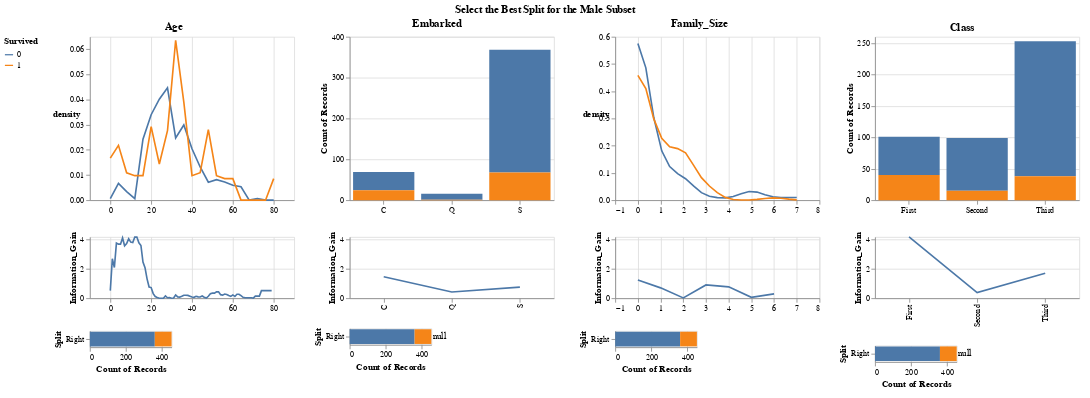

Write notebook code for a chart like this one.
### Code cell
build_interactive_decision_tree(
    titanic_df, show_splits=True, show_information_gain=True, subquery = "Sex == 'male'"
).properties(title = "Select the Best Split for the Male Subset")

### Figure 1 — Vega-Lite specification as saved in the notebook (floating-point values rounded to 4 significant figures; data arrays with more than 128 entries replaced by an {"elided": "..."} marker saying what was removed)
{"config": {"view": {"continuousWidth": 400, "continuousHeight": 300}, "title": {"anchor": "middle"}}, "hconcat": [{"vconcat": [{"layer": [{"data": {"name": "data-1b1ad364eb6985e496936a585856e77a"}, "mark": {"type": "bar", "align": "left", "binSpacing": 0, "size": 2.5}, "encoding": {"color": {"value": "lightgrey"}, "opacity": {"condition": {"value": 0.3, "test": "(datum.val <= datum.key)"}, "value": 0}, "x": {"type": "quantitative", "field": "Age", "title": null}, "y": {"type": "quantitative", "axis": null, "field": "Height"}}, "height": 200, "selection": {"selector033": {"type": "single", "fields": ["Age"], "on": "mouseover", "nearest": true}}, "transform": [{"calculate": "selector033['Age']", "as": "key"}, {"calculate": "datum.Age", "as": "val"}]}, {"data": {"name": "data-154d61d964b2d6a9c02ef12b13543003"}, "mark": "line", "encoding": {"color": {"type": "nominal", "field": "Survived"}, "x": {"type": "quantitative", "field": "value", "title": null}, "y": {"type": "quantitative", "axis": {"labelAngle": 0, "titleAngle": 0}, "field": "density"}}, "height": 200, "transform": [{"density": "value", "bandwidth": 0.5, "groupby": ["variable", "Survived"], "steps": 20}, {"joinaggregate": [{"op": "max", "field": "density", "as": "max_density"}]}], "width": 250}], "resolve": {"scale": {"y": "independent"}}}, {"data": {"name": "data-c9203afebc829056c8ccefab0ccd3875"}, "mark": "line", "encoding": {"x": {"type": "quantitative", "field": "Split_Val", "title": null}, "y": {"type": "quantitative", "field": "Information_Gain", "scale": {"domain": [0, 4.15]}}}, "height": 75, "width": 250}, {"hconcat": [{"data": {"name": "data-154d61d964b2d6a9c02ef12b13543003"}, "mark": "bar", "encoding": {"color": {"type": "nominal", "field": "Survived", "sort": [1, 0]}, "x": {"type": "quantitative", "aggregate": "count", "scale": {"domain": [0, 453]}}, "y": {"type": "nominal", "field": "Split"}}, "transform": [{"calculate": "selector033['Age']", "as": "split_val"}, {"calculate": "datum.value <= datum.split_val?'Left':'Right'", "as": "Split"}], "width": 100}, {"vconcat": [{"mark": "text", "encoding": {"text": {"type": "nominal", "field": "chart_text"}}, "transform": [{"calculate": "selector033['Age']", "as": "selected_val"}, {"filter": "((datum.Split_Val <= datum.selected_val) && (datum.Split_Val >= datum.selected_val))"}, {"calculate": "('For Age<=' + datum.selected_val)", "as": "chart_text"}], "width": 120}, {"mark": "text", "encoding": {"text": {"type": "nominal", "field": "chart_text"}}, "transform": [{"calculate": "selector033['Age']", "as": "selected_val"}, {"filter": "((datum.Split_Val <= datum.selected_val) && (datum.Split_Val >= datum.selected_val))"}, {"calculate": "('Information Gain: ' + datum.Information_Gain)", "as": "chart_text"}], "width": 120}], "data": {"name": "data-c9203afebc829056c8ccefab0ccd3875"}}]}], "resolve": {"scale": {"x": "shared"}}, "title": "Age"}, {"vconcat": [{"data": {"name": "data-8dd910a51b98e02f63bd1ca24b2ca693"}, "mark": "bar", "encoding": {"color": {"type": "nominal", "field": "Survived", "legend": {"orient": "left"}, "sort": [1, 0]}, "opacity": {"condition": {"value": 1, "selection": "selector034"}, "value": 0.3}, "x": {"type": "nominal", "axis": {"labelAngle": 0}, "field": "Embarked", "title": null}, "y": {"type": "quantitative", "aggregate": "count"}}, "height": 200, "selection": {"selector034": {"type": "single", "fields": ["Embarked"]}}, "width": 250}, {"data": {"name": "data-32405b586e4e31e3ea2918a70f4c8c5d"}, "mark": "line", "encoding": {"x": {"type": "nominal", "field": "Split_Val", "title": null}, "y": {"type": "quantitative", "field": "Information_Gain", "scale": {"domain": [0, 4.15]}}}, "height": 75, "width": 250}, {"hconcat": [{"layer": [{"mark": "bar", "encoding": {"color": {"type": "nominal", "field": "Survived", "sort": [1, 0]}, "x": {"type": "quantitative", "aggregate": "count", "scale": {"domain": [0, 453]}}, "y": {"type": "nominal", "field": "Split"}}, "transform": [{"calculate": "selector034['Embarked']", "as": "split_val"}, {"calculate": "datum.Embarked == datum.split_val?'Left':'Right'", "as": "Split"}], "width": 100}, {"mark": {"type": "text", "dx": 10}, "encoding": {"text": {"type": "quantitative", "field": "Entropy"}, "x": {"type": "quantitative", "aggregate": "count", "scale": {"domain": [0, 453]}}, "y": {"type": "nominal", "field": "Split"}}, "transform": [{"calculate": "selector034['Embarked']", "as": "split_val"}, {"calculate": "datum.Embarked == datum.split_val?'Left':'Right'", "as": "Split"}, {"lookup": "split_val", "from": {"data": {"name": "data-32405b586e4e31e3ea2918a70f4c8c5d"}, "key": "Split_Val", "fields": ["Left_Entropy", "Right_Entropy"]}}, {"calculate": "datum.Split == 'Left'?datum.Left_Entropy:datum.Right_Entropy", "as": "Entropy"}]}], "data": {"name": "data-8dd910a51b98e02f63bd1ca24b2ca693"}}, {"vconcat": [{"mark": "text", "encoding": {"text": {"type": "nominal", "field": "chart_text"}}, "transform": [{"calculate": "selector034['Embarked']", "as": "selected_val"}, {"filter": "((datum.Split_Val <= datum.selected_val) && (datum.Split_Val >= datum.selected_val))"}, {"calculate": "('For Embarked=' + datum.selected_val)", "as": "chart_text"}], "width": 120}, {"mark": "text", "encoding": {"text": {"type": "nominal", "field": "chart_text"}}, "transform": [{"calculate": "selector034['Embarked']", "as": "selected_val"}, {"filter": "((datum.Split_Val <= datum.selected_val) && (datum.Split_Val >= datum.selected_val))"}, {"calculate": "('Information Gain: ' + datum.Information_Gain)", "as": "chart_text"}], "width": 120}], "data": {"name": "data-32405b586e4e31e3ea2918a70f4c8c5d"}}]}], "title": "Embarked"}, {"vconcat": [{"layer": [{"data": {"name": "data-fe651712a4f6f7e79b5d5306badf6116"}, "mark": {"type": "bar", "align": "left", "binSpacing": 0, "size": 28.57}, "encoding": {"color": {"value": "lightgrey"}, "opacity": {"condition": {"value": 0.3, "test": "(datum.val <= datum.key)"}, "value": 0}, "x": {"type": "quantitative", "field": "Family_Size", "title": null}, "y": {"type": "quantitative", "axis": null, "field": "Height"}}, "height": 200, "selection": {"selector035": {"type": "single", "fields": ["Family_Size"], "on": "mouseover", "nearest": true}}, "transform": [{"calculate": "selector035['Family_Size']", "as": "key"}, {"calculate": "datum.Family_Size", "as": "val"}]}, {"data": {"name": "data-9a8636f5002d11fa426ce21c498e80c9"}, "mark": "line", "encoding": {"color": {"type": "nominal", "field": "Survived"}, "x": {"type": "quantitative", "field": "value", "title": null}, "y": {"type": "quantitative", "axis": {"labelAngle": 0, "titleAngle": 0}, "field": "density"}}, "height": 200, "transform": [{"density": "value", "bandwidth": 0.5, "groupby": ["variable", "Survived"], "steps": 20}, {"joinaggregate": [{"op": "max", "field": "density", "as": "max_density"}]}], "width": 250}], "resolve": {"scale": {"y": "independent"}}}, {"data": {"name": "data-d59e3d2f12cb117cd6f971f918ba4274"}, "mark": "line", "encoding": {"x": {"type": "quantitative", "field": "Split_Val", "title": null}, "y": {"type": "quantitative", "field": "Information_Gain", "scale": {"domain": [0, 4.15]}}}, "height": 75, "width": 250}, {"hconcat": [{"data": {"name": "data-9a8636f5002d11fa426ce21c498e80c9"}, "mark": "bar", "encoding": {"color": {"type": "nominal", "field": "Survived", "sort": [1, 0]}, "x": {"type": "quantitative", "aggregate": "count", "scale": {"domain": [0, 453]}}, "y": {"type": "nominal", "field": "Split"}}, "transform": [{"calculate": "selector035['Family_Size']", "as": "split_val"}, {"calculate": "datum.value <= datum.split_val?'Left':'Right'", "as": "Split"}], "width": 100}, {"vconcat": [{"mark": "text", "encoding": {"text": {"type": "nominal", "field": "chart_text"}}, "transform": [{"calculate": "selector035['Family_Size']", "as": "selected_val"}, {"filter": "((datum.Split_Val <= datum.selected_val) && (datum.Split_Val >= datum.selected_val))"}, {"calculate": "('For Family_Size<=' + datum.selected_val)", "as": "chart_text"}], "width": 120}, {"mark": "text", "encoding": {"text": {"type": "nominal", "field": "chart_text"}}, "transform": [{"calculate": "selector035['Family_Size']", "as": "selected_val"}, {"filter": "((datum.Split_Val <= datum.selected_val) && (datum.Split_Val >= datum.selected_val))"}, {"calculate": "('Information Gain: ' + datum.Information_Gain)", "as": "chart_text"}], "width": 120}], "data": {"name": "data-d59e3d2f12cb117cd6f971f918ba4274"}}]}], "resolve": {"scale": {"x": "shared"}}, "title": "Family_Size"}, {"vconcat": [{"data": {"name": "data-a9fc13be60bf5d91e203b9fa696bead5"}, "mark": "bar", "encoding": {"color": {"type": "nominal", "field": "Survived", "legend": {"orient": "left"}, "sort": [1, 0]}, "opacity": {"condition": {"value": 1, "selection": "selector036"}, "value": 0.3}, "x": {"type": "nominal", "axis": {"labelAngle": 0}, "field": "Class", "title": null}, "y": {"type": "quantitative", "aggregate": "count"}}, "height": 200, "selection": {"selector036": {"type": "single", "fields": ["Class"]}}, "width": 250}, {"data": {"name": "data-4c846934e0ea6a65404295aa7ccbac39"}, "mark": "line", "encoding": {"x": {"type": "nominal", "field": "Split_Val", "title": null}, "y": {"type": "quantitative", "field": "Information_Gain", "scale": {"domain": [0, 4.15]}}}, "height": 75, "width": 250}, {"hconcat": [{"layer": [{"mark": "bar", "encoding": {"color": {"type": "nominal", "field": "Survived", "sort": [1, 0]}, "x": {"type": "quantitative", "aggregate": "count", "scale": {"domain": [0, 453]}}, "y": {"type": "nominal", "field": "Split"}}, "transform": [{"calculate": "selector036['Class']", "as": "split_val"}, {"calculate": "datum.Class == datum.split_val?'Left':'Right'", "as": "Split"}], "width": 100}, {"mark": {"type": "text", "dx": 10}, "encoding": {"text": {"type": "quantitative", "field": "Entropy"}, "x": {"type": "quantitative", "aggregate": "count", "scale": {"domain": [0, 453]}}, "y": {"type": "nominal", "field": "Split"}}, "transform": [{"calculate": "selector036['Class']", "as": "split_val"}, {"calculate": "datum.Class == datum.split_val?'Left':'Right'", "as": "Split"}, {"lookup": "split_val", "from": {"data": {"name": "data-4c846934e0ea6a65404295aa7ccbac39"}, "key": "Split_Val", "fields": ["Left_Entropy", "Right_Entropy"]}}, {"calculate": "datum.Split == 'Left'?datum.Left_Entropy:datum.Right_Entropy", "as": "Entropy"}]}], "data": {"name": "data-a9fc13be60bf5d91e203b9fa696bead5"}}, {"vconcat": [{"mark": "text", "encoding": {"text": {"type": "nominal", "field": "chart_text"}}, "transform": [{"calculate": "selector036['Class']", "as": "selected_val"}, {"filter": "((datum.Split_Val <= datum.selected_val) && (datum.Split_Val >= datum.selected_val))"}, {"calculate": "('For Class=' + datum.selected_val)", "as": "chart_text"}], "width": 120}, {"mark": "text", "encoding": {"text": {"type": "nominal", "field": "chart_text"}}, "transform": [{"calculate": "selector036['Class']", "as": "selected_val"}, {"filter": "((datum.Split_Val <= datum.selected_val) && (datum.Split_Val >= datum.selected_val))"}, {"calculate": "('Information Gain: ' + datum.Information_Gain)", "as": "chart_text"}], "width": 120}], "data": {"name": "data-4c846934e0ea6a65404295aa7ccbac39"}}]}], "title": "Class"}], "title": "Select the Best Split for the Male Subset", "$schema": "https://vega.github.io/schema/vega-lite/v4.0.2.json", "datasets": {"data-1b1ad364eb6985e496936a585856e77a": [{"Age": 0, "Height": 1}, {"Age": 1, "Height": 1}, {"Age": 2, "Height": 1}, {"Age": 3, "Height": 1}, {"Age": 4, "Height": 1}, {"Age": 5, "Height": 1}, {"Age": 6, "Height": 1}, {"Age": 7, "Height": 1}, {"Age": 8, "Height": 1}, {"Age": 9, "Height": 1}, {"Age": 10, "Height": 1}, {"Age": 11, "Height": 1}, {"Age": 12, "Height": 1}, {"Age": 13, "Height": 1}, {"Age": 14, "Height": 1}, {"Age": 15, "Height": 1}, {"Age": 16, "Height": 1}, {"Age": 17, "Height": 1}, {"Age": 18, "Height": 1}, {"Age": 19, "Height": 1}, {"Age": 20, "Height": 1}, {"Age": 21, "Height": 1}, {"Age": 22, "Height": 1}, {"Age": 23, "Height": 1}, {"Age": 24, "Height": 1}, {"Age": 25, "Height": 1}, {"Age": 26, "Height": 1}, {"Age": 27, "Height": 1}, {"Age": 28, "Height": 1}, {"Age": 29, "Height": 1}, {"Age": 30, "Height": 1}, {"Age": 31, "Height": 1}, {"Age": 32, "Height": 1}, {"Age": 33, "Height": 1}, {"Age": 34, "Height": 1}, {"Age": 35, "Height": 1}, {"Age": 36, "Height": 1}, {"Age": 37, "Height": 1}, {"Age": 38, "Height": 1}, {"Age": 39, "Height": 1}, {"Age": 40, "Height": 1}, {"Age": 41, "Height": 1}, {"Age": 42, "Height": 1}, {"Age": 43, "Height": 1}, {"Age": 44, "Height": 1}, {"Age": 45, "Height": 1}, {"Age": 46, "Height": 1}, {"Age": 47, "Height": 1}, {"Age": 48, "Height": 1}, {"Age": 49, "Height": 1}, {"Age": 50, "Height": 1}, {"Age": 51, "Height": 1}, {"Age": 52, "Height": 1}, {"Age": 53, "Height": 1}, {"Age": 54, "Height": 1}, {"Age": 55, "Height": 1}, {"Age": 56, "Height": 1}, {"Age": 57, "Height": 1}, {"Age": 58, "Height": 1}, {"Age": 59, "Height": 1}, {"Age": 60, "Height": 1}, {"Age": 61, "Height": 1}, {"Age": 62, "Height": 1}, {"Age": 63, "Height": 1}, {"Age": 64, "Height": 1}, {"Age": 65, "Height": 1}, {"Age": 66, "Height": 1}, {"Age": 67, "Height": 1}, {"Age": 68, "Height": 1}, {"Age": 69, "Height": 1}, {"Age": 70, "Height": 1}, {"Age": 71, "Height": 1}, {"Age": 72, "Height": 1}, {"Age": 73, "Height": 1}, {"Age": 74, "Height": 1}, {"Age": 75, "Height": 1}, {"Age": 76, "Height": 1}, {"Age": 77, "Height": 1}, {"Age": 78, "Height": 1}, {"Age": 79, "Height": 1}], "data-154d61d964b2d6a9c02ef12b13543003": {"elided": "453 records"}, "data-c9203afebc829056c8ccefab0ccd3875": [{"Split_Val": 0, "Left_Entropy": 0.0, "Right_Entropy": 73.0, "Information_Gain": 0.51, "Feature": "Age"}, {"Split_Val": 1, "Left_Entropy": 72.0, "Right_Entropy": 71.0, "Information_Gain": 2.67, "Feature": "Age"}, {"Split_Val": 2, "Left_Entropy": 94.0, "Right_Entropy": 70.0, "Information_Gain": 2.08, "Feature": "Age"}, {"Split_Val": 3, "Left_Entropy": 85.0, "Right_Entropy": 69.0, "Information_Gain": 3.73, "Feature": "Age"}, {"Split_Val": 4, "Left_Entropy": 93.0, "Right_Entropy": 68.0, "Information_Gain": 3.66, "Feature": "Age"}, {"Split_Val": 5, "Left_Entropy": 93.0, "Right_Entropy": 68.0, "Information_Gain": 3.66, "Feature": "Age"}, {"Split_Val": 6, "Left_Entropy": 92.0, "Right_Entropy": 68.0, "Information_Gain": 4.08, "Feature": "Age"}, {"Split_Val": 7, "Left_Entropy": 96.0, "Right_Entropy": 68.0, "Information_Gain": 3.55, "Feature": "Age"}, {"Split_Val": 8, "Left_Entropy": 97.0, "Right_Entropy": 68.0, "Information_Gain": 3.7, "Feature": "Age"}, {"Split_Val": 9, "Left_Entropy": 97.0, "Right_Entropy": 67.0, "Information_Gain": 4.02, "Feature": "Age"}, {"Split_Val": 10, "Left_Entropy": 98.0, "Right_Entropy": 67.0, "Information_Gain": 3.8, "Feature": "Age"}, {"Split_Val": 11, "Left_Entropy": 99.0, "Right_Entropy": 67.0, "Information_Gain": 3.77, "Feature": "Age"}, {"Split_Val": 12, "Left_Entropy": 99.0, "Right_Entropy": 66.0, "Information_Gain": 4.14, "Feature": "Age"}, {"Split_Val": 13, "Left_Entropy": 99.0, "Right_Entropy": 66.0, "Information_Gain": 4.14, "Feature": "Age"}, {"Split_Val": 14, "Left_Entropy": 100.0, "Right_Entropy": 67.0, "Information_Gain": 3.75, "Feature": "Age"}, {"Split_Val": 15, "Left_Entropy": 100.0, "Right_Entropy": 67.0, "Information_Gain": 3.57, "Feature": "Age"}, {"Split_Val": 16, "Left_Entropy": 99.0, "Right_Entropy": 67.0, "Information_Gain": 2.45, "Feature": "Age"}, {"Split_Val": 17, "Left_Entropy": 97.0, "Right_Entropy": 67.0, "Information_Gain": 2.07, "Feature": "Age"}, {"Split_Val": 18, "Left_Entropy": 92.0, "Right_Entropy": 68.0, "Information_Gain": 1.31, "Feature": "Age"}, {"Split_Val": 19, "Left_Entropy": 87.0, "Right_Entropy": 69.0, "Information_Gain": 0.76, "Feature": "Age"}, {"Split_Val": 20, "Left_Entropy": 86.0, "Right_Entropy": 69.0, "Information_Gain": 0.72, "Feature": "Age"}, {"Split_Val": 21, "Left_Entropy": 81.0, "Right_Entropy": 70.0, "Information_Gain": 0.31, "Feature": "Age"}, {"Split_Val": 22, "Left_Entropy": 78.0, "Right_Entropy": 71.0, "Information_Gain": 0.11, "Feature": "Age"}, {"Split_Val": 23, "Left_Entropy": 76.0, "Right_Entropy": 72.0, "Information_Gain": 0.05, "Feature": "Age"}, {"Split_Val": 24, "Left_Entropy": 73.0, "Right_Entropy": 73.0, "Information_Gain": 0.0, "Feature": "Age"}, {"Split_Val": 25, "Left_Entropy": 74.0, "Right_Entropy": 73.0, "Information_Gain": 0.0, "Feature": "Age"}, {"Split_Val": 26, "Left_Entropy": 74.0, "Right_Entropy": 73.0, "Information_Gain": 0.0, "Feature": "Age"}, {"Split_Val": 27, "Left_Entropy": 77.0, "Right_Entropy": 70.0, "Information_Gain": 0.15, "Feature": "Age"}, {"Split_Val": 28, "Left_Entropy": 75.0, "Right_Entropy": 71.0, "Information_Gain": 0.03, "Feature": "Age"}, {"Split_Val": 29, "Left_Entropy": 75.0, "Right_Entropy": 71.0, "Information_Gain": 0.05, "Feature": "Age"}, {"Split_Val": 30, "Left_Entropy": 73.0, "Right_Entropy": 73.0, "Information_Gain": 0.0, "Feature": "Age"}, {"Split_Val": 31, "Left_Entropy": 74.0, "Right_Entropy": 72.0, "Information_Gain": 0.01, "Feature": "Age"}, {"Split_Val": 32, "Left_Entropy": 77.0, "Right_Entropy": 67.0, "Information_Gain": 0.22, "Feature": "Age"}, {"Split_Val": 33, "Left_Entropy": 75.0, "Right_Entropy": 69.0, "Information_Gain": 0.09, "Feature": "Age"}, {"Split_Val": 34, "Left_Entropy": 75.0, "Right_Entropy": 70.0, "Information_Gain": 0.07, "Feature": "Age"}, {"Split_Val": 35, "Left_Entropy": 75.0, "Right_Entropy": 68.0, "Information_Gain": 0.13, "Feature": "Age"}, {"Split_Val": 36, "Left_Entropy": 76.0, "Right_Entropy": 66.0, "Information_Gain": 0.2, "Feature": "Age"}, {"Split_Val": 37, "Left_Entropy": 76.0, "Right_Entropy": 66.0, "Information_Gain": 0.2, "Feature": "Age"}, {"Split_Val": 38, "Left_Entropy": 76.0, "Right_Entropy": 66.0, "Information_Gain": 0.19, "Feature": "Age"}, {"Split_Val": 39, "Left_Entropy": 75.0, "Right_Entropy": 67.0, "Information_Gain": 0.14, "Feature": "Age"}, {"Split_Val": 40, "Left_Entropy": 75.0, "Right_Entropy": 68.0, "Information_Gain": 0.08, "Feature": "Age"}, {"Split_Val": 41, "Left_Entropy": 74.0, "Right_Entropy": 69.0, "Information_Gain": 0.06, "Feature": "Age"}, {"Split_Val": 42, "Left_Entropy": 75.0, "Right_Entropy": 66.0, "Information_Gain": 0.13, "Feature": "Age"}, {"Split_Val": 43, "Left_Entropy": 75.0, "Right_Entropy": 67.0, "Information_Gain": 0.09, "Feature": "Age"}, {"Split_Val": 44, "Left_Entropy": 74.0, "Right_Entropy": 67.0, "Information_Gain": 0.08, "Feature": "Age"}, {"Split_Val": 45, "Left_Entropy": 75.0, "Right_Entropy": 64.0, "Information_Gain": 0.15, "Feature": "Age"}, {"Split_Val": 46, "Left_Entropy": 74.0, "Right_Entropy": 67.0, "Information_Gain": 0.07, "Feature": "Age"}, {"Split_Val": 47, "Left_Entropy": 73.0, "Right_Entropy": 72.0, "Information_Gain": 0.01, "Feature": "Age"}, {"Split_Val": 48, "Left_Entropy": 74.0, "Right_Entropy": 64.0, "Information_Gain": 0.13, "Feature": "Age"}, {"Split_Val": 49, "Left_Entropy": 75.0, "Right_Entropy": 57.0, "Information_Gain": 0.31, "Feature": "Age"}, {"Split_Val": 50, "Left_Entropy": 75.0, "Right_Entropy": 55.0, "Information_Gain": 0.34, "Feature": "Age"}, {"Split_Val": 51, "Left_Entropy": 75.0, "Right_Entropy": 53.0, "Information_Gain": 0.34, "Feature": "Age"}, {"Split_Val": 52, "Left_Entropy": 75.0, "Right_Entropy": 49.0, "Information_Gain": 0.43, "Feature": "Age"}, {"Split_Val": 53, "Left_Entropy": 75.0, "Right_Entropy": 49.0, "Information_Gain": 0.43, "Feature": "Age"}, {"Split_Val": 54, "Left_Entropy": 74.0, "Right_Entropy": 54.0, "Information_Gain": 0.24, "Feature": "Age"}, {"Split_Val": 55, "Left_Entropy": 74.0, "Right_Entropy": 55.0, "Information_Gain": 0.21, "Feature": "Age"}, {"Split_Val": 56, "Left_Entropy": 74.0, "Right_Entropy": 50.0, "Information_Gain": 0.28, "Feature": "Age"}, {"Split_Val": 57, "Left_Entropy": 74.0, "Right_Entropy": 52.0, "Information_Gain": 0.25, "Feature": "Age"}, {"Split_Val": 58, "Left_Entropy": 74.0, "Right_Entropy": 54.0, "Information_Gain": 0.18, "Feature": "Age"}, {"Split_Val": 59, "Left_Entropy": 74.0, "Right_Entropy": 57.0, "Information_Gain": 0.12, "Feature": "Age"}, {"Split_Val": 60, "Left_Entropy": 74.0, "Right_Entropy": 49.0, "Information_Gain": 0.22, "Feature": "Age"}, {"Split_Val": 61, "Left_Entropy": 74.0, "Right_Entropy": 54.0, "Information_Gain": 0.12, "Feature": "Age"}, {"Split_Val": 62, "Left_Entropy": 74.0, "Right_Entropy": 39.0, "Information_Gain": 0.27, "Feature": "Age"}, {"Split_Val": 63, "Left_Entropy": 74.0, "Right_Entropy": 39.0, "Information_Gain": 0.27, "Feature": "Age"}, {"Split_Val": 64, "Left_Entropy": 74.0, "Right_Entropy": 44.0, "Information_Gain": 0.17, "Feature": "Age"}, {"Split_Val": 65, "Left_Entropy": 74.0, "Right_Entropy": 54.0, "Information_Gain": 0.06, "Feature": "Age"}, {"Split_Val": 66, "Left_Entropy": 73.0, "Right_Entropy": 59.0, "Information_Gain": 0.03, "Feature": "Age"}, {"Split_Val": 67, "Left_Entropy": 73.0, "Right_Entropy": 59.0, "Information_Gain": 0.03, "Feature": "Age"}, {"Split_Val": 68, "Left_Entropy": 73.0, "Right_Entropy": 59.0, "Information_Gain": 0.03, "Feature": "Age"}, {"Split_Val": 69, "Left_Entropy": 73.0, "Right_Entropy": 59.0, "Information_Gain": 0.03, "Feature": "Age"}, {"Split_Val": 70, "Left_Entropy": 73.0, "Right_Entropy": 81.0, "Information_Gain": 0.01, "Feature": "Age"}, {"Split_Val": 71, "Left_Entropy": 73.0, "Right_Entropy": 100.0, "Information_Gain": 0.14, "Feature": "Age"}, {"Split_Val": 72, "Left_Entropy": 73.0, "Right_Entropy": 100.0, "Information_Gain": 0.14, "Feature": "Age"}, {"Split_Val": 73, "Left_Entropy": 73.0, "Right_Entropy": 100.0, "Information_Gain": 0.14, "Feature": "Age"}, {"Split_Val": 74, "Left_Entropy": 73.0, "Right_Entropy": 0.0, "Information_Gain": 0.51, "Feature": "Age"}, {"Split_Val": 75, "Left_Entropy": 73.0, "Right_Entropy": 0.0, "Information_Gain": 0.51, "Feature": "Age"}, {"Split_Val": 76, "Left_Entropy": 73.0, "Right_Entropy": 0.0, "Information_Gain": 0.51, "Feature": "Age"}, {"Split_Val": 77, "Left_Entropy": 73.0, "Right_Entropy": 0.0, "Information_Gain": 0.51, "Feature": "Age"}, {"Split_Val": 78, "Left_Entropy": 73.0, "Right_Entropy": 0.0, "Information_Gain": 0.51, "Feature": "Age"}, {"Split_Val": 79, "Left_Entropy": 73.0, "Right_Entropy": 0.0, "Information_Gain": 0.51, "Feature": "Age"}], "data-8dd910a51b98e02f63bd1ca24b2ca693": {"elided": "453 records"}, "data-32405b586e4e31e3ea2918a70f4c8c5d": [{"Split_Val": "C", "Left_Entropy": 93.0, "Right_Entropy": 68.0, "Information_Gain": 1.45, "Feature": "Embarked"}, {"Split_Val": "Q", "Left_Entropy": 34.0, "Right_Entropy": 74.0, "Information_Gain": 0.42, "Feature": "Embarked"}, {"Split_Val": "S", "Left_Entropy": 69.0, "Right_Entropy": 87.0, "Information_Gain": 0.75, "Feature": "Embarked"}], "data-fe651712a4f6f7e79b5d5306badf6116": [{"Family_Size": 0, "Height": 1}, {"Family_Size": 1, "Height": 1}, {"Family_Size": 2, "Height": 1}, {"Family_Size": 3, "Height": 1}, {"Family_Size": 4, "Height": 1}, {"Family_Size": 5, "Height": 1}, {"Family_Size": 6, "Height": 1}], "data-9a8636f5002d11fa426ce21c498e80c9": {"elided": "453 records"}, "data-d59e3d2f12cb117cd6f971f918ba4274": [{"Split_Val": 0, "Left_Entropy": 65.0, "Right_Entropy": 86.0, "Information_Gain": 1.23, "Feature": "Family_Size"}, {"Split_Val": 1, "Left_Entropy": 69.0, "Right_Entropy": 87.0, "Information_Gain": 0.7, "Feature": "Family_Size"}, {"Split_Val": 2, "Left_Entropy": 74.0, "Right_Entropy": 68.0, "Information_Gain": 0.02, "Feature": "Family_Size"}, {"Split_Val": 3, "Left_Entropy": 75.0, "Right_Entropy": 25.0, "Information_Gain": 0.9, "Feature": "Family_Size"}, {"Split_Val": 4, "Left_Entropy": 75.0, "Right_Entropy": 27.0, "Information_Gain": 0.77, "Feature": "Family_Size"}, {"Split_Val": 5, "Left_Entropy": 74.0, "Right_Entropy": 54.0, "Information_Gain": 0.06, "Feature": "Family_Size"}, {"Split_Val": 6, "Left_Entropy": 74.0, "Right_Entropy": 0.0, "Information_Gain": 0.29, "Feature": "Family_Size"}], "data-a9fc13be60bf5d91e203b9fa696bead5": {"elided": "453 records"}, "data-4c846934e0ea6a65404295aa7ccbac39": [{"Split_Val": "First", "Left_Entropy": 97.0, "Right_Entropy": 61.0, "Information_Gain": 4.15, "Feature": "Class"}, {"Split_Val": "Second", "Left_Entropy": 61.0, "Right_Entropy": 76.0, "Information_Gain": 0.38, "Feature": "Class"}, {"Split_Val": "Third", "Left_Entropy": 61.0, "Right_Entropy": 85.0, "Information_Gain": 1.69, "Feature": "Class"}]}}
